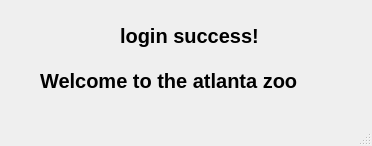
<?xml version="1.0" encoding="UTF-8"?>
<ui version="4.0">
 <class>MainWindow</class>
 <widget class="QMainWindow" name="MainWindow">
  <property name="geometry">
   <rect>
    <x>0</x>
    <y>0</y>
    <width>372</width>
    <height>146</height>
   </rect>
  </property>
  <property name="windowTitle">
   <string>MainWindow</string>
  </property>
  <widget class="QWidget" name="centralwidget">
   <widget class="QLabel" name="label">
    <property name="geometry">
     <rect>
      <x>120</x>
      <y>20</y>
      <width>141</width>
      <height>31</height>
     </rect>
    </property>
    <property name="font">
     <font>
      <pointsize>15</pointsize>
      <weight>75</weight>
      <bold>true</bold>
     </font>
    </property>
    <property name="text">
     <string>login success! </string>
    </property>
   </widget>
   <widget class="QLabel" name="label_2">
    <property name="geometry">
     <rect>
      <x>40</x>
      <y>50</y>
      <width>291</width>
      <height>61</height>
     </rect>
    </property>
    <property name="font">
     <font>
      <pointsize>15</pointsize>
      <weight>75</weight>
      <bold>true</bold>
     </font>
    </property>
    <property name="text">
     <string>Welcome to the atlanta zoo</string>
    </property>
   </widget>
  </widget>
  <widget class="QStatusBar" name="statusbar"/>
 </widget>
 <resources/>
 <connections/>
</ui>
